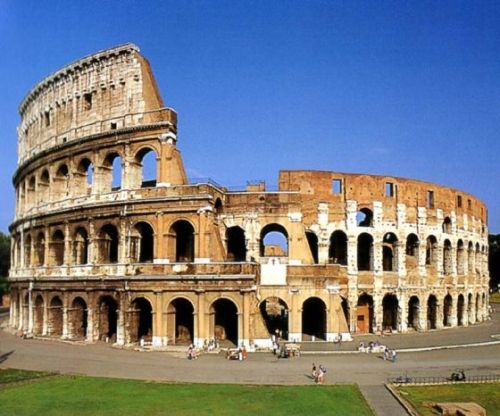
#> input picture data/images/coliseum.jpg, 500 x 416 px
$ python -i gray.py   (imports and definitions only)
#> lines starting #> are read from the running program, lines starting #| are printed output that depends on the picture
import cv2 as cv
import numpy as np


def gray(path: str) -> np.ndarray:
    """
    Funzione molto semplice, che prende un percorso in cui è presente un'immagine e la trasforma
    nella rispettiva scala di grigi
    """
#> called with path = 'data/images/coliseum.jpg'
    img = cv.imread(path)
#> img is the input picture: shape (416, 500, 3); mean B, G, R 134.4, 125.2, 119.4
    gray = cv.cvtColor(img, cv.COLOR_BGR2GRAY)
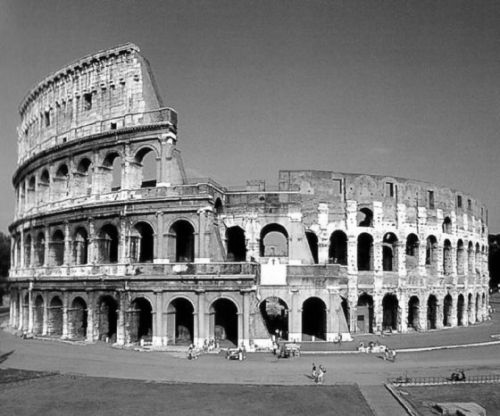
#> gray: shape (416, 500); min 0, max 255, mean 124.5
    img_name = path.split('/')[2].split('.')[0]
    ext = path.split('/')[2].split('.')[1]
    cv.imwrite('data/gray_images/gray_' + img_name + '.' + ext, gray)
    return gray

>>> result = gray('data/images/coliseum.jpg')

$ run again, on data/images/montagna.jpg
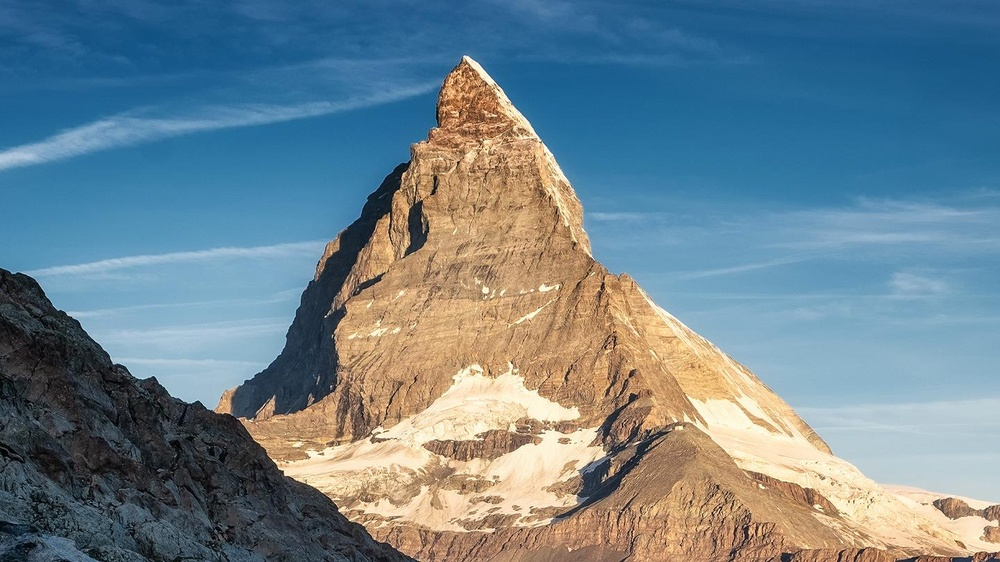
#> input picture data/images/montagna.jpg, 1000 x 562 px, shrunk from 1440 x 810 before the run
#> in gray, img is the input picture: shape (562, 1000, 3); mean B, G, R 142.1, 131.7, 110.2
#> in gray, `gray = cv.cvtColor(img, cv.COLOR_BGR2GRAY)`:
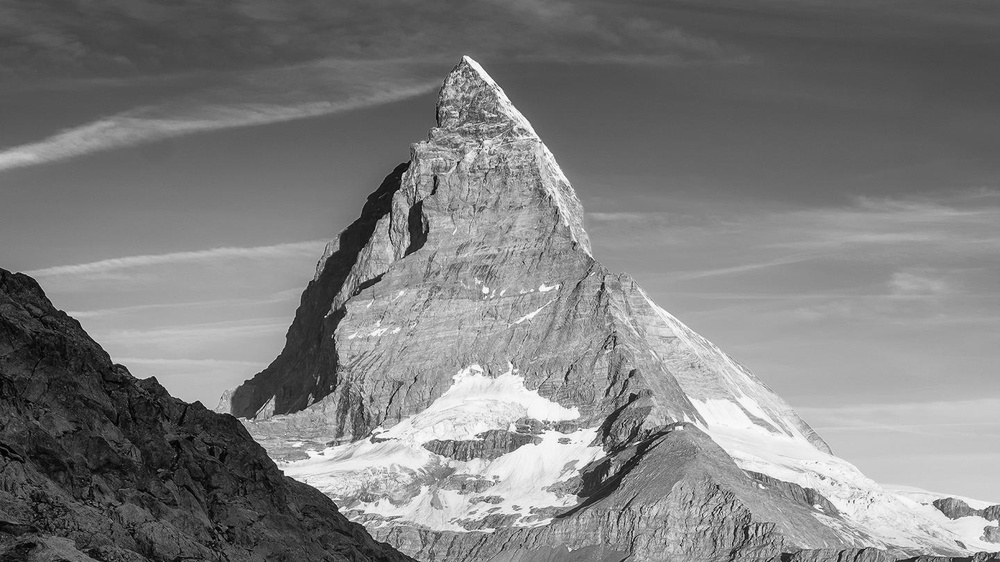
#> gray: shape (562, 1000); min 0, max 255, mean 126.4
